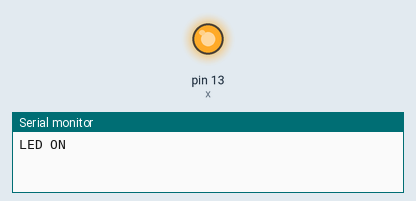
A sketch run on a simulated Arduino Uno, built with avr-gcc and run on an emulated ATmega328P. On the bench: output pins drawn as LEDs (lit = HIGH), the last lines printed to the serial monitor.

Above: at 2.5 s.
At 7.5 s:
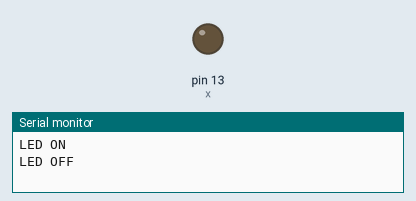
Timing chart, 0 to 13.0 s (numbered marks = the images above):
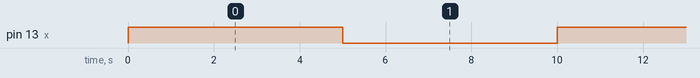

The sketch:

1-Blink.ino
```cpp
const int x = 13;
const int t = 5000;

void setup() {
  pinMode(x, OUTPUT);
  Serial.begin(9600);
}

void loop() {
  digitalWrite(x, HIGH);
  Serial.println("LED ON");
  delay(t);

  digitalWrite(x, LOW);
  Serial.println("LED OFF");
  delay(t);
}
```

Measured:
- by itself, pin 13 (x): alternates HIGH for 5.0 s and LOW for 5.0 s
